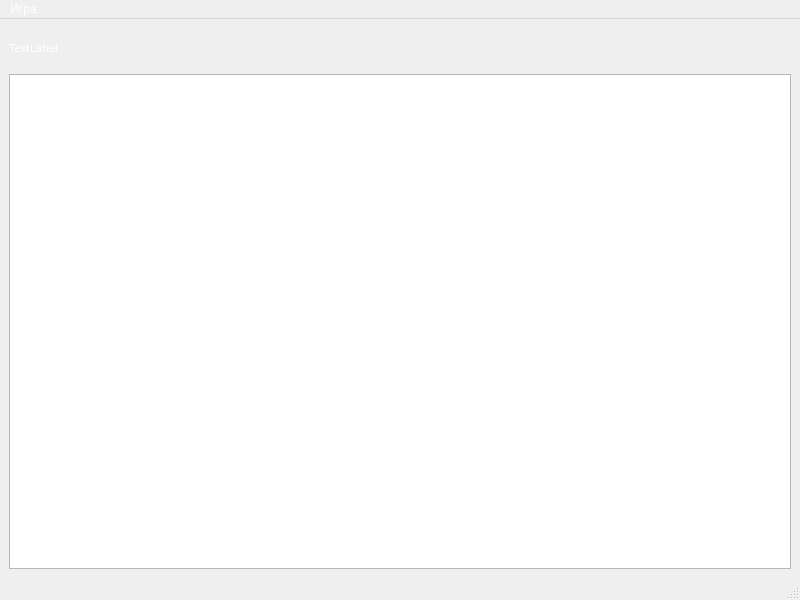
<?xml version="1.0" encoding="UTF-8"?>
<ui version="4.0">
 <class>sokoban</class>
 <widget class="QMainWindow" name="sokoban">
  <property name="geometry">
   <rect>
    <x>0</x>
    <y>0</y>
    <width>800</width>
    <height>600</height>
   </rect>
  </property>
  <property name="windowTitle">
   <string>MainWindow</string>
  </property>
  <property name="styleSheet">
   <string notr="true">background-image: url(:/373737.png);
font: 8pt &quot;Woodstick&quot;;
color: rgb(255, 255, 255);</string>
  </property>
  <widget class="QWidget" name="centralwidget">
   <layout class="QGridLayout" name="gridLayout">
    <item row="1" column="0">
     <widget class="QGraphicsView" name="graphicsView"/>
    </item>
    <item row="0" column="0">
     <widget class="QLabel" name="label">
      <property name="sizePolicy">
       <sizepolicy hsizetype="Preferred" vsizetype="Maximum">
        <horstretch>0</horstretch>
        <verstretch>0</verstretch>
       </sizepolicy>
      </property>
      <property name="minimumSize">
       <size>
        <width>0</width>
        <height>40</height>
       </size>
      </property>
      <property name="font">
       <font>
        <family>Woodstick</family>
        <pointsize>8</pointsize>
        <weight>50</weight>
        <italic>false</italic>
        <bold>false</bold>
       </font>
      </property>
      <property name="text">
       <string>TextLabel</string>
      </property>
     </widget>
    </item>
   </layout>
  </widget>
  <widget class="QMenuBar" name="menubar">
   <property name="geometry">
    <rect>
     <x>0</x>
     <y>0</y>
     <width>800</width>
     <height>21</height>
    </rect>
   </property>
   <widget class="QMenu" name="menu">
    <property name="title">
     <string>Игра</string>
    </property>
    <addaction name="action3"/>
    <addaction name="action2"/>
    <addaction name="action"/>
   </widget>
   <addaction name="menu"/>
  </widget>
  <widget class="QStatusBar" name="statusbar"/>
  <action name="action">
   <property name="checked">
    <bool>false</bool>
   </property>
   <property name="text">
    <string>Выход</string>
   </property>
  </action>
  <action name="action2">
   <property name="text">
    <string>Назад</string>
   </property>
   <property name="shortcut">
    <string>Shift+R</string>
   </property>
  </action>
  <action name="action3">
   <property name="checked">
    <bool>false</bool>
   </property>
   <property name="text">
    <string>Новая игра</string>
   </property>
   <property name="shortcut">
    <string>R</string>
   </property>
  </action>
 </widget>
 <resources/>
 <connections/>
</ui>
